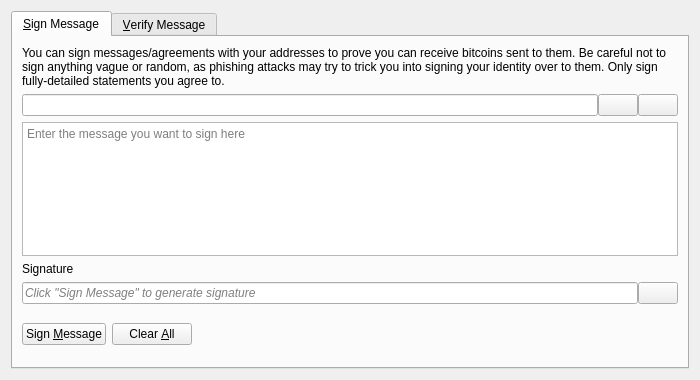
<?xml version="1.0" encoding="UTF-8"?>
<ui version="4.0">
 <class>SignVerifyMessageDialog</class>
 <widget class="QDialog" name="SignVerifyMessageDialog">
  <property name="geometry">
   <rect>
    <x>0</x>
    <y>0</y>
    <width>700</width>
    <height>380</height>
   </rect>
  </property>
  <property name="windowTitle">
   <string>Signatures - Sign / Verify a Message</string>
  </property>
  <property name="modal">
   <bool>true</bool>
  </property>
  <layout class="QVBoxLayout" name="verticalLayout">
   <item>
    <widget class="QTabWidget" name="tabWidget">
     <property name="currentIndex">
      <number>0</number>
     </property>
     <widget class="QWidget" name="tabSignMessage">
      <attribute name="title">
       <string>&amp;Sign Message</string>
      </attribute>
      <layout class="QVBoxLayout" name="verticalLayout_SM">
       <item>
        <widget class="QLabel" name="infoLabel_SM">
         <property name="text">
          <string>You can sign messages/agreements with your addresses to prove you can receive bitcoins sent to them. Be careful not to sign anything vague or random, as phishing attacks may try to trick you into signing your identity over to them. Only sign fully-detailed statements you agree to.</string>
         </property>
         <property name="textFormat">
          <enum>Qt::PlainText</enum>
         </property>
         <property name="wordWrap">
          <bool>true</bool>
         </property>
        </widget>
       </item>
       <item>
        <layout class="QHBoxLayout" name="horizontalLayout_1_SM">
         <property name="spacing">
          <number>0</number>
         </property>
         <item>
          <widget class="QValidatedLineEdit" name="addressIn_SM">
           <property name="toolTip">
            <string>The 0mfq address to sign the message with</string>
           </property>
          </widget>
         </item>
         <item>
          <widget class="QPushButton" name="addressBookButton_SM">
           <property name="toolTip">
            <string>Choose previously used address</string>
           </property>
           <property name="text">
            <string/>
           </property>
           <property name="icon">
            <iconset resource="../bitcoin.qrc">
             <normaloff>:/icons/address-book</normaloff>:/icons/address-book</iconset>
           </property>
           <property name="shortcut">
            <string>Alt+A</string>
           </property>
           <property name="autoDefault">
            <bool>false</bool>
           </property>
          </widget>
         </item>
         <item>
          <widget class="QPushButton" name="pasteButton_SM">
           <property name="toolTip">
            <string>Paste address from clipboard</string>
           </property>
           <property name="text">
            <string/>
           </property>
           <property name="icon">
            <iconset resource="../bitcoin.qrc">
             <normaloff>:/icons/editpaste</normaloff>:/icons/editpaste</iconset>
           </property>
           <property name="shortcut">
            <string>Alt+P</string>
           </property>
           <property name="autoDefault">
            <bool>false</bool>
           </property>
          </widget>
         </item>
        </layout>
       </item>
       <item>
        <widget class="QPlainTextEdit" name="messageIn_SM">
         <property name="toolTip">
          <string>Enter the message you want to sign here</string>
         </property>
         <property name="placeholderText">
          <string>Enter the message you want to sign here</string>
         </property>
        </widget>
       </item>
       <item>
        <widget class="QLabel" name="signatureLabel_SM">
         <property name="text">
          <string>Signature</string>
         </property>
         <property name="textFormat">
          <enum>Qt::PlainText</enum>
         </property>
        </widget>
       </item>
       <item>
        <layout class="QHBoxLayout" name="horizontalLayout_2_SM">
         <property name="spacing">
          <number>0</number>
         </property>
         <item>
          <widget class="QLineEdit" name="signatureOut_SM">
           <property name="placeholderText">
            <string>Click "Sign Message" to generate signature</string>
           </property>
           <property name="font">
            <font>
             <italic>true</italic>
            </font>
           </property>
           <property name="readOnly">
            <bool>true</bool>
           </property>
          </widget>
         </item>
         <item>
          <widget class="QPushButton" name="copySignatureButton_SM">
           <property name="toolTip">
            <string>Copy the current signature to the system clipboard</string>
           </property>
           <property name="text">
            <string/>
           </property>
           <property name="icon">
            <iconset resource="../bitcoin.qrc">
             <normaloff>:/icons/editcopy</normaloff>:/icons/editcopy</iconset>
           </property>
           <property name="autoDefault">
            <bool>false</bool>
           </property>
          </widget>
         </item>
        </layout>
       </item>
       <item>
        <layout class="QHBoxLayout" name="horizontalLayout_3_SM">
         <item>
          <widget class="QPushButton" name="signMessageButton_SM">
           <property name="toolTip">
            <string>Sign the message to prove you own this 0mfq address</string>
           </property>
           <property name="text">
            <string>Sign &amp;Message</string>
           </property>
           <property name="icon">
            <iconset resource="../bitcoin.qrc">
             <normaloff>:/icons/edit</normaloff>:/icons/edit</iconset>
           </property>
           <property name="autoDefault">
            <bool>false</bool>
           </property>
          </widget>
         </item>
         <item>
          <widget class="QPushButton" name="clearButton_SM">
           <property name="toolTip">
            <string>Reset all sign message fields</string>
           </property>
           <property name="text">
            <string>Clear &amp;All</string>
           </property>
           <property name="icon">
            <iconset resource="../bitcoin.qrc">
             <normaloff>:/icons/remove</normaloff>:/icons/remove</iconset>
           </property>
           <property name="autoDefault">
            <bool>false</bool>
           </property>
          </widget>
         </item>
         <item>
          <spacer name="horizontalSpacer_1_SM">
           <property name="orientation">
            <enum>Qt::Horizontal</enum>
           </property>
           <property name="sizeHint" stdset="0">
            <size>
             <width>40</width>
             <height>48</height>
            </size>
           </property>
          </spacer>
         </item>
         <item>
          <widget class="QLabel" name="statusLabel_SM">
           <property name="font">
            <font>
             <weight>75</weight>
             <bold>true</bold>
            </font>
           </property>
           <property name="text">
            <string/>
           </property>
           <property name="wordWrap">
            <bool>true</bool>
           </property>
          </widget>
         </item>
         <item>
          <spacer name="horizontalSpacer_2_SM">
           <property name="orientation">
            <enum>Qt::Horizontal</enum>
           </property>
           <property name="sizeHint" stdset="0">
            <size>
             <width>40</width>
             <height>48</height>
            </size>
           </property>
          </spacer>
         </item>
        </layout>
       </item>
      </layout>
     </widget>
     <widget class="QWidget" name="tabVerifyMessage">
      <attribute name="title">
       <string>&amp;Verify Message</string>
      </attribute>
      <layout class="QVBoxLayout" name="verticalLayout_VM">
       <item>
        <widget class="QLabel" name="infoLabel_VM">
         <property name="text">
          <string>Enter the receiver's address, message (ensure you copy line breaks, spaces, tabs, etc. exactly) and signature below to verify the message. Be careful not to read more into the signature than what is in the signed message itself, to avoid being tricked by a man-in-the-middle attack. Note that this only proves the signing party receives with the address, it cannot prove sendership of any transaction!</string>
         </property>
         <property name="textFormat">
          <enum>Qt::PlainText</enum>
         </property>
         <property name="alignment">
          <set>Qt::AlignLeading|Qt::AlignLeft|Qt::AlignTop</set>
         </property>
         <property name="wordWrap">
          <bool>true</bool>
         </property>
        </widget>
       </item>
       <item>
        <layout class="QHBoxLayout" name="horizontalLayout_1_VM">
         <property name="spacing">
          <number>0</number>
         </property>
         <item>
          <widget class="QValidatedLineEdit" name="addressIn_VM">
           <property name="toolTip">
            <string>The 0mfq address the message was signed with</string>
           </property>
          </widget>
         </item>
         <item>
          <widget class="QPushButton" name="addressBookButton_VM">
           <property name="toolTip">
            <string>Choose previously used address</string>
           </property>
           <property name="text">
            <string/>
           </property>
           <property name="icon">
            <iconset resource="../bitcoin.qrc">
             <normaloff>:/icons/address-book</normaloff>:/icons/address-book</iconset>
           </property>
           <property name="shortcut">
            <string>Alt+A</string>
           </property>
           <property name="autoDefault">
            <bool>false</bool>
           </property>
          </widget>
         </item>
        </layout>
       </item>
       <item>
        <widget class="QPlainTextEdit" name="messageIn_VM">
          <property name="toolTip">
            <string>The signed message to verify</string>
          </property>
          <property name="placeholderText">
            <string>The signed message to verify</string>
          </property>
        </widget>
       </item>
       <item>
        <widget class="QValidatedLineEdit" name="signatureIn_VM">
          <property name="toolTip">
            <string>The signature given when the message was signed</string>
          </property>
          <property name="placeholderText">
            <string>The signature given when the message was signed</string>
          </property>
        </widget>
       </item>
       <item>
        <layout class="QHBoxLayout" name="horizontalLayout_2_VM">
         <item>
          <widget class="QPushButton" name="verifyMessageButton_VM">
           <property name="toolTip">
            <string>Verify the message to ensure it was signed with the specified 0mfq address</string>
           </property>
           <property name="text">
            <string>Verify &amp;Message</string>
           </property>
           <property name="icon">
            <iconset resource="../bitcoin.qrc">
             <normaloff>:/icons/transaction_0</normaloff>:/icons/transaction_0</iconset>
           </property>
           <property name="autoDefault">
            <bool>false</bool>
           </property>
          </widget>
         </item>
         <item>
          <widget class="QPushButton" name="clearButton_VM">
           <property name="toolTip">
            <string>Reset all verify message fields</string>
           </property>
           <property name="text">
            <string>Clear &amp;All</string>
           </property>
           <property name="icon">
            <iconset resource="../bitcoin.qrc">
             <normaloff>:/icons/remove</normaloff>:/icons/remove</iconset>
           </property>
           <property name="autoDefault">
            <bool>false</bool>
           </property>
          </widget>
         </item>
         <item>
          <spacer name="horizontalSpacer_1_VM">
           <property name="orientation">
            <enum>Qt::Horizontal</enum>
           </property>
           <property name="sizeHint" stdset="0">
            <size>
             <width>40</width>
             <height>48</height>
            </size>
           </property>
          </spacer>
         </item>
         <item>
          <widget class="QLabel" name="statusLabel_VM">
           <property name="font">
            <font>
             <weight>75</weight>
             <bold>true</bold>
            </font>
           </property>
           <property name="text">
            <string/>
           </property>
           <property name="wordWrap">
            <bool>true</bool>
           </property>
          </widget>
         </item>
         <item>
          <spacer name="horizontalSpacer_2_VM">
           <property name="orientation">
            <enum>Qt::Horizontal</enum>
           </property>
           <property name="sizeHint" stdset="0">
            <size>
             <width>40</width>
             <height>48</height>
            </size>
           </property>
          </spacer>
         </item>
        </layout>
       </item>
      </layout>
     </widget>
    </widget>
   </item>
  </layout>
 </widget>
 <customwidgets>
  <customwidget>
   <class>QValidatedLineEdit</class>
   <extends>QLineEdit</extends>
   <header>qt/qvalidatedlineedit.h</header>
  </customwidget>
 </customwidgets>
 <resources>
  <include location="../bitcoin.qrc"/>
 </resources>
 <connections/>
</ui>
